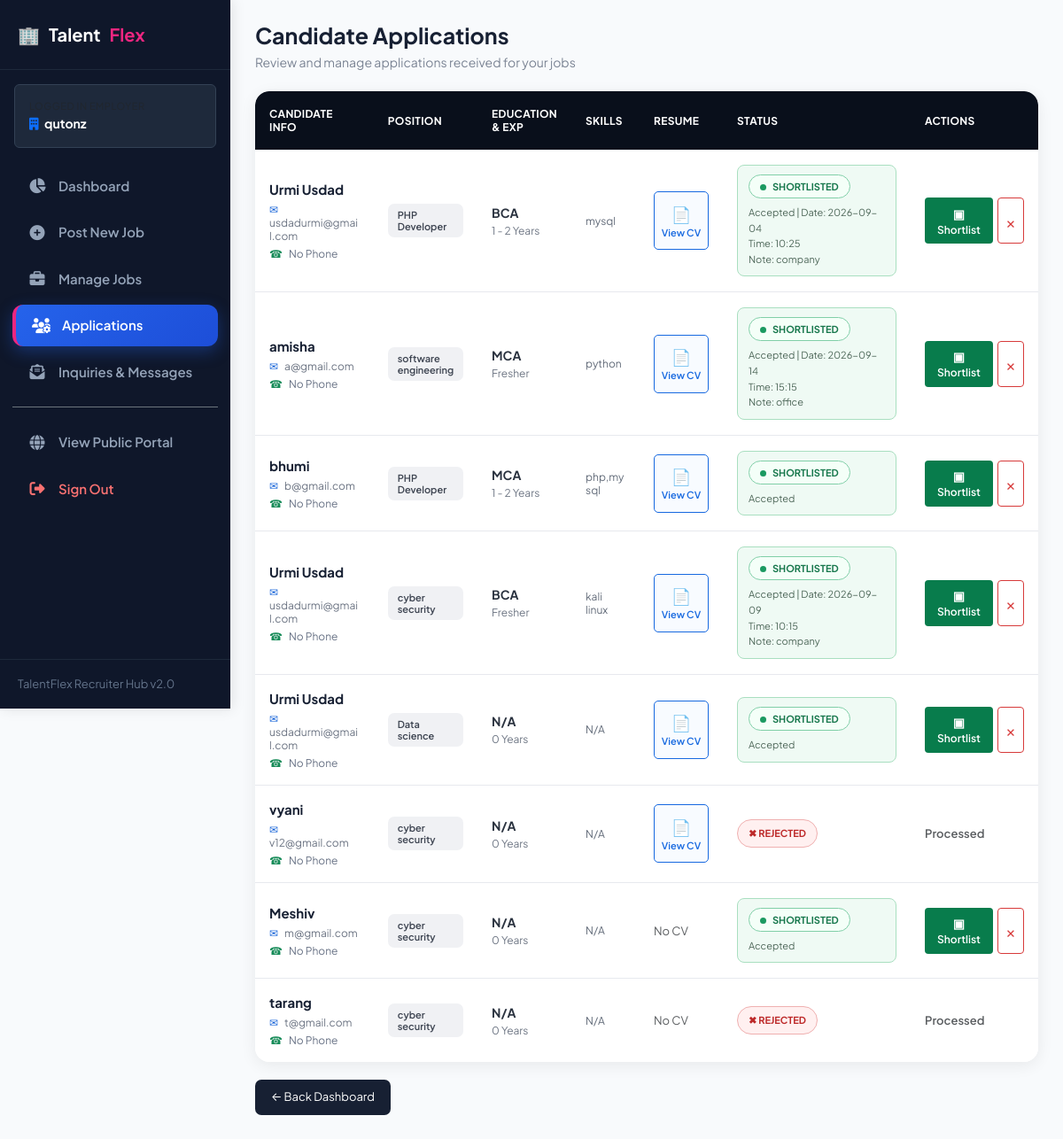
The page /company/comapplication.php (signed in) on the database its author committed.
### tables this page shows
CREATE TABLE `application` (
  `id` int(100) NOT NULL,
  `job_id` int(100) NOT NULL,
  `company_name` varchar(100) NOT NULL,
  `user_id` int(11) NOT NULL,
  `user_name` varchar(100) NOT NULL,
  `email` varchar(100) NOT NULL,
  `mobile` varchar(15) NOT NULL,
  `education` varchar(50) NOT NULL,
  `experience` varchar(100) NOT NULL,
  `skills` varchar(255) NOT NULL,
  `resume` varchar(255) NOT NULL,
  `apply_date` date NOT NULL,
  `status` varchar(255) NOT NULL,
  `message` text NOT NULL
);

CREATE TABLE `registration` (
  `id` int(11) NOT NULL,
  `Name` varchar(50) NOT NULL,
  `Email` varchar(50) NOT NULL,
  `Password` varchar(10) NOT NULL,
  `PhoneNumber` varchar(20) NOT NULL,
  `gender` varchar(5) NOT NULL,
  `city` varchar(50) NOT NULL,
  `u_type` varchar(50) NOT NULL
);

CREATE TABLE `comadd_job` (
  `id` int(20) NOT NULL,
  `c_id` int(20) NOT NULL,
  `com_name` varchar(30) NOT NULL,
  `job_title` varchar(40) NOT NULL,
  `job_type` varchar(40) NOT NULL,
  `location` varchar(50) NOT NULL,
  `salary` int(50) NOT NULL,
  `description` text NOT NULL,
  `views` int(11) NOT NULL
);

### company/comapplication.php (the view, shortened to what this page needs)
<?php
include("db.php");
$company = $_SESSION['company_name'];
$company_safe = mysqli_real_escape_string($conn, $company);
$sql = "SELECT
            application.*,
            registration.Name,
            registration.Email,
            comadd_job.job_title
        FROM application
        INNER JOIN registration
        ON application.user_id = registration.Id
        INNER JOIN comadd_job
        ON application.job_id = comadd_job.id
        WHERE application.company_name='$company_safe'
        ORDER BY application.id DESC";
$result = mysqli_query($conn, $sql);
include 'sidebar.php';
?>
<!DOCTYPE html>
<html lang="en">
<head>
<link href="https://cdn.jsdelivr.net/npm/bootstrap@5.3.3/dist/css/bootstrap.min.css" rel="stylesheet">
</head>
<body>
<div class="application-wrapper">
    <div class="page-title">
        <div>
            <h2>Candidate Applications</h2>
            <p>
                Review and manage applications received for your jobs
            </p>
        </div>
    </div>
    <div class="application-box">
        <table class="application-table">
            <thead>
                <tr>
                    <th style="width:18%;">
                        Candidate Info
                    </th>
                    <th style="width:13%;">
                        Position
                    </th>
                    <th style="width:12%;">
                        Education<br>&amp; Exp
                    </th>
                    <th style="width:9%;">
                        Skills
                    </th>
                    <th style="width:9%;">
                        Resume
                    </th>
                    <th style="width:20%;">
                        Status
                    </th>
                    <th style="width:13%;">
                        Actions
                    </th>
                </tr>
            </thead>
            <tbody>
<?php
if (mysqli_num_rows($result) > 0) {
    while ($row = mysqli_fetch_assoc($result)) {
        $status = $row['status'];
        $interviewDate = "";
        $interviewTime = "";
        $interviewNote = "";
        if (strpos($status, "Accepted") !== false) {
            if (preg_match('/Date:\s*([^|]+)/', $status, $match)) {
                $interviewDate = trim($match[1]);
            }
            if (preg_match('/Time:\s*([^|]+)/', $status, $match)) {
                $interviewTime = trim($match[1]);
            }
            if (preg_match('/Note:\s*(.*)$/', $status, $match)) {
                $interviewNote = trim($match[1]);
            }
        }
?>
                <tr>
                    <td>
                        <div class="candidate-name">
                            <?php
                            echo htmlspecialchars($row['Name']);
                            ?>
                        </div>
                        <div class="candidate-email">
                            <span class="email-icon">✉</span>
                            <?php
                            echo htmlspecialchars($row['Email']);
                            ?>
                        </div>
                        <div class="candidate-phone">
                            <span class="phone-icon">☎</span>
                            <?php
                            if (!empty($row['mobile'])) {
                                echo htmlspecialchars($row['mobile']);
                            } elseif (!empty($row['phone'])) {
                                echo htmlspecialchars($row['phone']);
                            } else {
                                echo "No Phone";
                            }
                            ?>
                        </div>
                    </td>
                    <td>
                        <span class="position-badge">
                            <?php
                            echo htmlspecialchars($row['job_title']);
                            ?>
                        </span>
                    </td>
                    <td>
                        <div class="education-main">
                            <?php
                            if (!empty($row['education'])) {
                                echo htmlspecialchars($row['education']);
                            } else {
                                echo "N/A";
                            }
                            ?>
                        </div>
                        <div class="education-sub">
                            <?php
                            if (!empty($row['experience'])) {
                                echo htmlspecialchars($row['experience']);
                            } else {
                                echo "0 Years";
                            }
                            ?>
                        </div>
                    </td>
                    <td>
                        <div class="skills-text">
                            <?php
                            if (!empty($row['skills'])) {
                                echo htmlspecialchars($row['skills']);
                            } else {
                                echo "N/A";
                            }
                            ?>
                        </div>
                    </td>
                    <td>
                        <?php
                        if (!empty($row['resume'])) {
                        ?>
                            <a
                                href="../resume/<?php echo htmlspecialchars($row['resume']); ?>"
                                target="_blank"
                                class="resume-btn"
                            >
                                <span class="resume-icon">📄</span>
                                <span>View CV</span>
                            </a>
                        <?php
                        } else {
                            echo '<span class="text-muted">No CV</span>';
                        }
                        ?>
                    </td>
                    <td>
<?php
if ($status == "Pending") {
?>
                        <span class="pending-status">
                            ● PENDING
                        </span>
<?php
}
elseif (strpos($status, "Accepted") !== false) {
?>
                        <div class="status-box">
                            <div class="status-label">
                                <span class="status-dot"></span>
                                SHORTLISTED
                            </div>
                            <div class="status-details">
                                <div>
                                    Accepted
                                    <?php
                                    if (!empty($interviewDate)) {
                                        echo " | Date: " .
                                             htmlspecialchars($interviewDate);
                                    }
                                    ?>
                                </div>
                                <?php
                                if (!empty($interviewTime)) {
                                ?>
                                <div>
                                    Time:
                                    <?php
                                    echo htmlspecialchars($interviewTime);
                                    ?>
                                </div>
                                <?php
                                }
                                if (!empty($interviewNote)) {
                                ?>
                                <div>
                                    Note:
                                    <?php
                                    echo htmlspecialchars($interviewNote);
                                    ?>
                                </div>
                                <?php
                                }
                                ?>
                            </div>
                        </div>
<?php
}
elseif ($status == "Rejected") {
?>
                        <span class="rejected-status">
                            ✖ REJECTED
                        </span>
<?php
}
?>
                    </td>
                    <td>
<?php
if ($status == "Pending" || strpos($status, "Accepted") !== false) {
?>
                        <div class="action-area">
                            <button
                                type="button"
                                class="shortlist-btn"
                                data-bs-toggle="modal"
                                data-bs-target="#acceptModal<?php echo $row['id']; ?>"
                            >
                                <span class="shortlist-icon">▣</span>
                                Shortlist
                            </button>
                            <a
                                href="comapplication.php?status=Rejected&id=<?php echo $row['id']; ?>"
                                class="reject-btn"
                                onclick="return confirm('Reject this application?');"
                                title="Reject Application">
                                ×
                            </a>
                        </div>
<?php
}
else {
?>
                        <span class="text-muted fw-semibold">
                            Processed
                        </span>
<?php
}
?>
                    </td>
                </tr>
<?php
    }
}
?>
            </tbody>
        </table>
    </div>
    <a
        href="com_dashboard.php"
        class="back-dashboard"
    >
        ← Back Dashboard
    </a>
</div>
</body>
</html>

### assets/css/portal-custom.css (style rules this page uses)
:root { --tf-primary: #2563eb; --tf-primary-hover: #1d4ed8; --tf-primary-light: #eff6ff; --tf-primary-subtle: #dbeafe; --tf-navy: #142957; --tf-navy-dark: #0f172a; --tf-accent: #ed2680; --tf-accent-hover: #db1470; --tf-accent-light: #fdf2f8; --tf-success: #10b981; --tf-success-light: #ecfdf5; --tf-warning: #f59e0b; --tf-warning-light: #fffbeb; --tf-danger: #ef4444; --tf-danger-light: #fef2f2; --tf-bg-body: #f8fafc; --tf-bg-card: #ffffff; --tf-border: #e2e8f0; --tf-border-light: #f1f5f9; --tf-text-title: #0f172a; --tf-text-body: #334155; --tf-text-muted: #64748b; --tf-font-family: 'Plus Jakarta Sans', -apple-system, BlinkMacSystemFont, 'Segoe UI', Roboto, Helvetica, Arial, sans-serif; --tf-shadow-sm: 0 2px 6px rgba(15, 23, 42, 0.04); --tf-shadow-md: 0 6px 20px rgba(15, 23, 42, 0.08); --tf-shadow-lg: 0 12px 32px rgba(15, 23, 42, 0.12); --tf-radius: 12px; --tf-radius-lg: 18px; --tf-radius-full: 9999px; --tf-transition: all 0.25s cubic-bezier(0.4, 0, 0.2, 1); }
body { font-family: var(--tf-font-family) !important; background-color: var(--tf-bg-body) !important; color: var(--tf-text-body) !important; line-height: 1.6; overflow-x: hidden; min-height: 100vh; display: flex; flex-direction: column; }
h1, h2, h3, h4, h5, h6 { font-family: var(--tf-font-family) !important; color: var(--tf-text-title); font-weight: 700; line-height: 1.25; }
a { color: var(--tf-primary); text-decoration: none; transition: var(--tf-transition); }

### rows shown on the page
application: registration.Name "Urmi Usdad", registration.Email "usdadurmi@gmail.com", mobile "No Phone", comadd_job.job_title "PHP Developer", education "BCA", experience "1 - 2 Years", skills "mysql", interviewDate "2026-09-04", interviewTime "10:25", interviewNote "company"
application: registration.Name "amisha", registration.Email "a@gmail.com", mobile "No Phone", comadd_job.job_title "software engineering", education "MCA", experience "Fresher", skills "python", interviewDate "2026-09-14", interviewTime "15:15", interviewNote "office"
application: registration.Name "bhumi", registration.Email "b@gmail.com", mobile "No Phone", comadd_job.job_title "PHP Developer", education "MCA", experience "1 - 2 Years", skills "php,mysql", status "Accepted" (drawn)
application: registration.Name "Urmi Usdad", registration.Email "usdadurmi@gmail.com", mobile "No Phone", comadd_job.job_title "cyber security", education "BCA", experience "Fresher", skills "kali linux", interviewDate "2026-09-09", interviewTime "10:15", interviewNote "company"
application: registration.Name "Urmi Usdad", registration.Email "usdadurmi@gmail.com", mobile "No Phone", comadd_job.job_title "Data science", education "N/A", experience "0 Years", skills "N/A", status "Accepted" (drawn)
application: registration.Name "vyani", registration.Email "v12@gmail.com", mobile "No Phone", comadd_job.job_title "cyber security", education "N/A", experience "0 Years", skills "N/A", status "✖ REJECTED"
application: registration.Name "Meshiv", registration.Email "m@gmail.com", mobile "No Phone", comadd_job.job_title "cyber security", education "N/A", experience "0 Years", skills "N/A", resume "No CV", status "Accepted" (drawn)
application: registration.Name "tarang", registration.Email "t@gmail.com", mobile "No Phone", comadd_job.job_title "cyber security", education "N/A", experience "0 Years", skills "N/A", resume "No CV", status "✖ REJECTED"

### other values the page prints
$_SESSION['company_name'] "qutonz"
